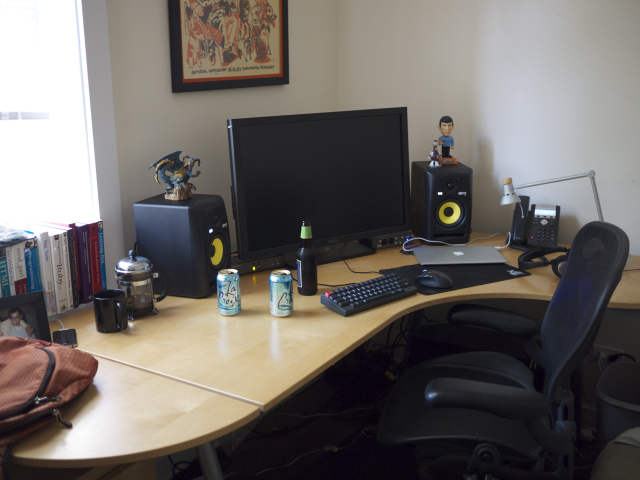
#> input picture room.jpg, 1280 x 960 px (shown at 1/2 size)
$ python adamtiveThresholding.py
#> lines starting #> are read from the running program, lines starting #| are printed output that depends on the picture; after the words box and inside, x2 and y2 are one past the last pixel; in counts of white or black regions, pixels touching at a corner belong together
import cv2
import numpy

img = cv2.imread('room.jpg', 0)
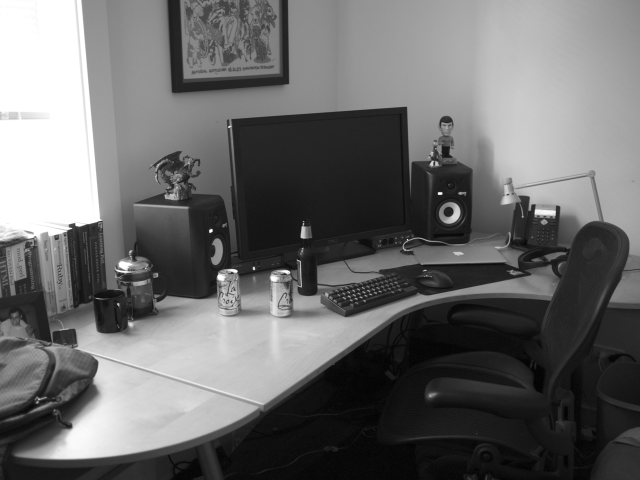
#> img: shape (960, 1280) (shown at 1/2 size); min 1, max 255, mean 106.7
img = cv2.resize(img,None,fx=0.4, fy=0.4, interpolation = cv2.INTER_LINEAR)
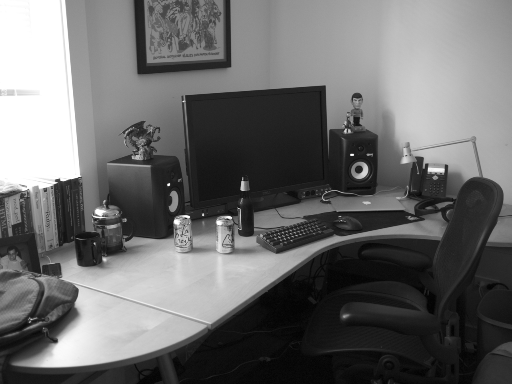
#> img: shape (384, 512); min 2, max 255, mean 106.7
#static thresholding
_, th = cv2.threshold(img, 70, 266, cv2.THRESH_BINARY)
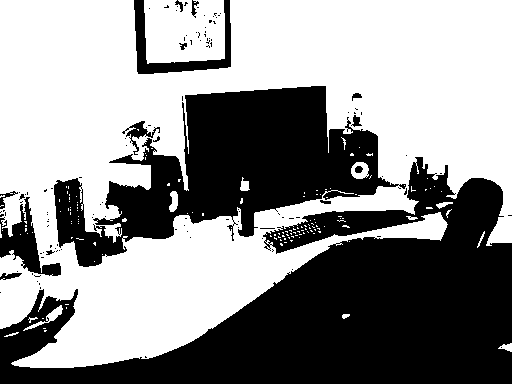
#> th: shape (384, 512); 56.6% white; 119 black regions (104 under 20 px), largest, box (x1, y1, x2, y2) and area: (0, 157, 512, 384) 52762, (54, 86, 406, 267) 27838, (134, 0, 231, 74) 1855

#adaptive Thersholding
th1 = cv2.adaptiveThreshold(img, 255, cv2.ADAPTIVE_THRESH_GAUSSIAN_C, cv2.THRESH_BINARY, 15, 4)
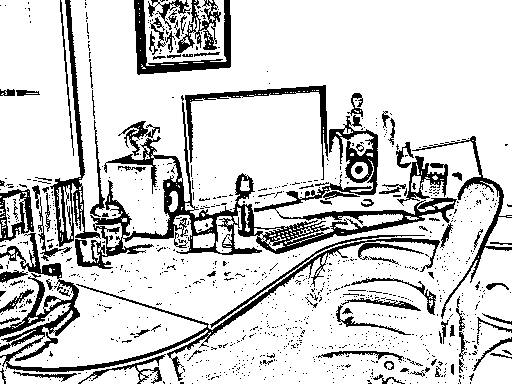
#> th1: shape (384, 512); 82.3% white; 1015 black regions (916 under 20 px), largest, box (x1, y1, x2, y2) and area: (75, 102, 457, 269) 9750, (0, 233, 440, 381) 5376, (50, 0, 101, 247) 2000
th2 = cv2.adaptiveThreshold(img, 255, cv2.ADAPTIVE_THRESH_MEAN_C, cv2.THRESH_BINARY, 15, 4)
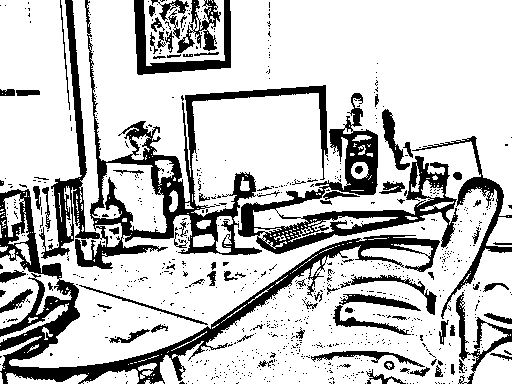
#> th2: shape (384, 512); 77.2% white; 866 black regions (778 under 20 px), largest, box (x1, y1, x2, y2) and area: (39, 0, 328, 269) 11833, (0, 189, 440, 384) 10428, (238, 93, 458, 254) 7422

cv2.imshow('img', img)
cv2.imshow('binary', th)
cv2.imshow('Gaussian', th1)
cv2.imshow('Mean', th2)

cv2.waitKey(0)
cv2.destroyAllWindows()
